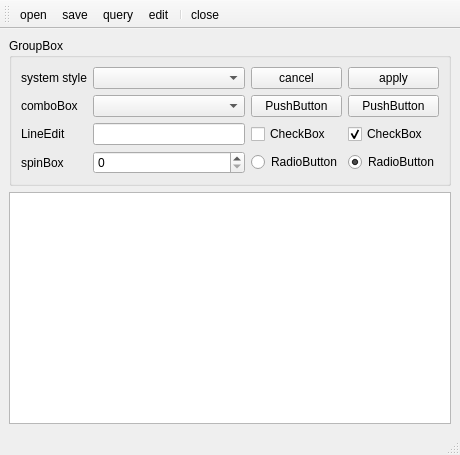
<?xml version="1.0" encoding="UTF-8"?>
<ui version="4.0">
 <class>MainWindow</class>
 <widget class="QMainWindow" name="MainWindow">
  <property name="geometry">
   <rect>
    <x>0</x>
    <y>0</y>
    <width>460</width>
    <height>455</height>
   </rect>
  </property>
  <property name="windowTitle">
   <string>MainWindow</string>
  </property>
  <widget class="QWidget" name="centralwidget">
   <layout class="QHBoxLayout" name="horizontalLayout">
    <item>
     <layout class="QVBoxLayout" name="verticalLayout">
      <item>
       <widget class="QGroupBox" name="groupBox">
        <property name="title">
         <string>GroupBox</string>
        </property>
        <layout class="QGridLayout" name="gridLayout">
         <item row="0" column="0">
          <widget class="QLabel" name="label">
           <property name="text">
            <string>system style</string>
           </property>
          </widget>
         </item>
         <item row="0" column="1">
          <widget class="QComboBox" name="comboBoxSysStyle"/>
         </item>
         <item row="0" column="2">
          <widget class="QPushButton" name="btnNormal">
           <property name="text">
            <string>cancel</string>
           </property>
          </widget>
         </item>
         <item row="0" column="3">
          <widget class="QPushButton" name="btnStyleSheet">
           <property name="text">
            <string>apply</string>
           </property>
          </widget>
         </item>
         <item row="1" column="0">
          <widget class="QLabel" name="label_2">
           <property name="text">
            <string>comboBox</string>
           </property>
          </widget>
         </item>
         <item row="1" column="1">
          <widget class="QComboBox" name="comboBox_2"/>
         </item>
         <item row="1" column="2">
          <widget class="QPushButton" name="pushButton_3">
           <property name="text">
            <string>PushButton</string>
           </property>
          </widget>
         </item>
         <item row="1" column="3">
          <widget class="QPushButton" name="pushButton_4">
           <property name="text">
            <string>PushButton</string>
           </property>
          </widget>
         </item>
         <item row="2" column="0">
          <widget class="QLabel" name="label_3">
           <property name="text">
            <string>LineEdit</string>
           </property>
          </widget>
         </item>
         <item row="2" column="1">
          <widget class="QLineEdit" name="lineEdit"/>
         </item>
         <item row="2" column="2">
          <widget class="QCheckBox" name="checkBox">
           <property name="text">
            <string>CheckBox</string>
           </property>
          </widget>
         </item>
         <item row="2" column="3">
          <widget class="QCheckBox" name="checkBox_2">
           <property name="text">
            <string>CheckBox</string>
           </property>
           <property name="checked">
            <bool>true</bool>
           </property>
          </widget>
         </item>
         <item row="3" column="0">
          <widget class="QLabel" name="label_4">
           <property name="text">
            <string>spinBox</string>
           </property>
          </widget>
         </item>
         <item row="3" column="1">
          <widget class="QSpinBox" name="spinBox"/>
         </item>
         <item row="3" column="2">
          <widget class="QRadioButton" name="radioButton">
           <property name="text">
            <string>RadioButton</string>
           </property>
          </widget>
         </item>
         <item row="3" column="3">
          <widget class="QRadioButton" name="radioButton_2">
           <property name="text">
            <string>RadioButton</string>
           </property>
           <property name="checked">
            <bool>true</bool>
           </property>
          </widget>
         </item>
        </layout>
       </widget>
      </item>
      <item>
       <widget class="QPlainTextEdit" name="plainTextEdit"/>
      </item>
     </layout>
    </item>
   </layout>
  </widget>
  <widget class="QMenuBar" name="menubar">
   <property name="geometry">
    <rect>
     <x>0</x>
     <y>0</y>
     <width>460</width>
     <height>21</height>
    </rect>
   </property>
  </widget>
  <widget class="QStatusBar" name="statusbar"/>
  <widget class="QToolBar" name="toolBar">
   <property name="windowTitle">
    <string>toolBar</string>
   </property>
   <attribute name="toolBarArea">
    <enum>TopToolBarArea</enum>
   </attribute>
   <attribute name="toolBarBreak">
    <bool>false</bool>
   </attribute>
   <addaction name="actionopen"/>
   <addaction name="actionsave"/>
   <addaction name="actionquery"/>
   <addaction name="actionedit"/>
   <addaction name="separator"/>
   <addaction name="actionclose"/>
  </widget>
  <action name="actionopen">
   <property name="text">
    <string>open</string>
   </property>
  </action>
  <action name="actionsave">
   <property name="text">
    <string>save</string>
   </property>
  </action>
  <action name="actionquery">
   <property name="text">
    <string>query</string>
   </property>
  </action>
  <action name="actionedit">
   <property name="text">
    <string>edit</string>
   </property>
  </action>
  <action name="actionclose">
   <property name="text">
    <string>close</string>
   </property>
  </action>
 </widget>
 <resources/>
 <connections>
  <connection>
   <sender>actionclose</sender>
   <signal>triggered()</signal>
   <receiver>MainWindow</receiver>
   <slot>close()</slot>
   <hints>
    <hint type="sourcelabel">
     <x>-1</x>
     <y>-1</y>
    </hint>
    <hint type="destinationlabel">
     <x>399</x>
     <y>299</y>
    </hint>
   </hints>
  </connection>
 </connections>
</ui>
